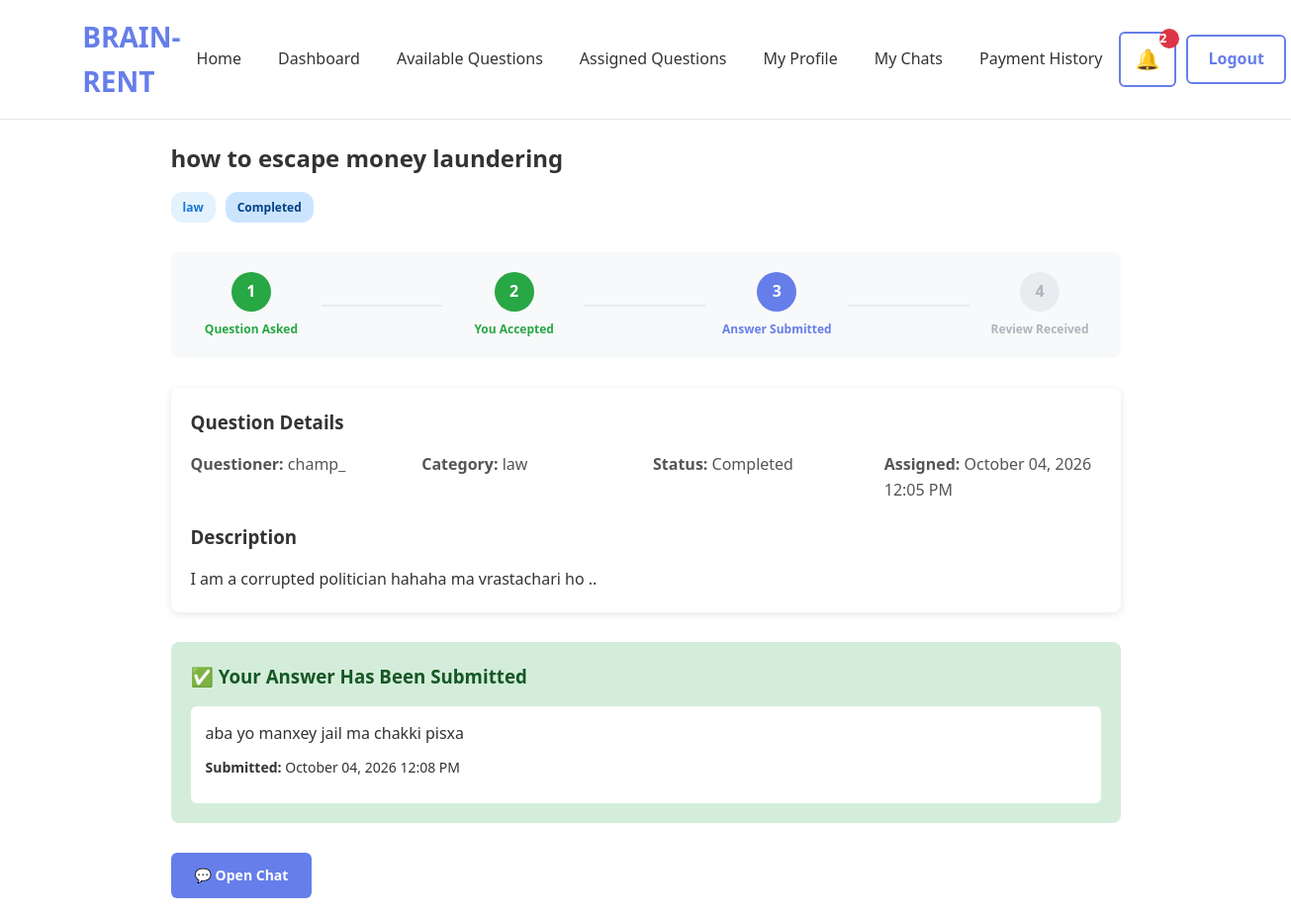
Screenshot of /advisor/questions/9/ (signed in) with the database file from the repository.
### question/models.py (models this page shows, shortened)
class QuestionAssignment(models.Model):
    STATUS_CHOICES = [
        ("invited", "Invited"),
        ("accepted", "Accepted"),
        ("declined", "Declined"),
        ("selected", "Selected"),
        ("completed", "Completed"),
    ]
    question = models.ForeignKey(
        Question,
        on_delete=models.CASCADE,
        related_name="assignments"
    )
    advisor = models.ForeignKey(
        "advisor.AdvisorProfile",
        on_delete=models.CASCADE,
        related_name="assignments"
    )
    status = models.CharField(
        max_length=20,
        choices=STATUS_CHOICES,
        default="invited"
    )
    assigned_at = models.DateTimeField(
        auto_now_add=True
    )
    class Meta:
        unique_together = ("question", "advisor")

class Question(models.Model):
    STATUS_CHOICES = [
        ("pending", "Pending"),
        ("accepted", "Accepted"),
        ("completed", "Completed"),
        ("cancelled", "Cancelled"),
    ]
    questioner = models.ForeignKey(
        settings.AUTH_USER_MODEL,
        on_delete=models.CASCADE,
        related_name="questions"
    )
    category = models.ForeignKey(
        Category,
        on_delete=models.CASCADE,
        related_name="questions"
    )
    title = models.CharField(
        max_length=200
    )
    description = models.TextField()
    status = models.CharField(
        max_length=20,
        choices=STATUS_CHOICES,
        default="pending"
    )
    created_at = models.DateTimeField(
        auto_now_add=True
    )

class Category(models.Model):
    name = models.CharField(
        max_length=100,
        unique=True
    )
    description = models.TextField(
        blank=True
    )
    icon = models.ImageField(
        upload_to="category_icons/",
        blank=True,
        null=True
    )

class Answer(models.Model):
    question = models.OneToOneField(
        Question,
        on_delete=models.CASCADE,
        related_name="answer"
    )
    advisor = models.ForeignKey(
        "advisor.AdvisorProfile",
        on_delete=models.CASCADE,
        related_name="answers"
    )
    content = models.TextField()
    created_at = models.DateTimeField(
        auto_now_add=True
    )
    updated_at = models.DateTimeField(
        auto_now=True
    )

### accounts/models.py (models this page shows, shortened)
class CustomUser(AbstractUser):
    ROLE_CHOICES = [
        ("questioner", "Questioner"),
        ("advisor", "Advisor"),
    ]
    role = models.CharField(
    max_length=20,
    choices=ROLE_CHOICES,
    default="questioner"
 )
    phone_number = models.CharField(
        max_length=15,
        blank=True
    )
    profile_picture = models.ImageField(
        upload_to="profile_pictures/",
        blank=True,
        null=True
    )
    created_at = models.DateTimeField(
        auto_now_add=True
    )
    updated_at = models.DateTimeField(
        auto_now=True
    )

### question/views.py (the view)
@login_required
def advisor_question_detail(request, question_id):
    if request.user.role != "advisor":
        return HttpResponseForbidden("Access Denied")
    profile = get_object_or_404(
        AdvisorProfile,
        user=request.user,
    )
    assignment = get_object_or_404(
        QuestionAssignment,
        advisor=profile,
        question_id=question_id,
    )
    has_answer = Answer.objects.filter(
        question=assignment.question
    ).exists()
    from review.models import Review
    review = Review.objects.filter(
        question=assignment.question
    ).select_related('questioner').first()
    return render(
        request,
        "question/advisor_question_detail.html",
        {
            "assignment": assignment,
            "has_answer": has_answer,
            "review": review,
        },
    )

### templates/question/advisor_question_detail.html (shortened to what this page needs)
{% extends "base.html" %}
{% block content %}
<section class="advisor-question-detail">
    <div class="question-header">
        <h1>{{ assignment.question.title }}</h1>
        <div class="question-meta">
            <span class="category-tag">{{ assignment.question.category.name }}</span>
            <span class="status-tag status-{{ assignment.question.status }}">{{ assignment.question.get_status_display }}</span>
        </div>
    </div>
    <div class="progress-indicator">
        <div class="progress-step completed">
            <div class="step-number">1</div>
            <div class="step-label">Question Asked</div>
        </div>
        <div class="progress-line"></div>
        <div class="progress-step active {% if assignment.question.status == 'completed' %}completed{% endif %}">
            <div class="step-number">2</div>
            <div class="step-label">You Accepted</div>
        </div>
        <div class="progress-line"></div>
        <div class="progress-step {% if assignment.question.status == 'completed' %}active{% endif %} {% if not has_answer %}disabled{% endif %}">
            <div class="step-number">3</div>
            <div class="step-label">Answer Submitted</div>
        </div>
        <div class="progress-line"></div>
        <div class="progress-step {% if review %}active{% endif %} {% if not review %}disabled{% endif %}">
            <div class="step-number">4</div>
            <div class="step-label">Review Received</div>
        </div>
    </div>
    <div class="question-info">
        <h3>Question Details</h3>
        <div class="info-grid">
            <div class="info-item">
                <strong>Questioner:</strong>
                {{ assignment.question.questioner.username }}
            </div>
            <div class="info-item">
                <strong>Category:</strong>
                {{ assignment.question.category.name }}
            </div>
            <div class="info-item">
                <strong>Status:</strong>
                {{ assignment.question.get_status_display }}
            </div>
            <div class="info-item">
                <strong>Assigned:</strong>
                {{ assignment.assigned_at|date:"F d, Y g:i A" }}
            </div>
        </div>
        <h3>Description</h3>
        <p class="description">{{ assignment.question.description }}</p>
    </div>
    {% if has_answer %}
        <div class="answer-submitted">
            <h3>✅ Your Answer Has Been Submitted</h3>
            <div class="answer-preview">
                <p>{{ assignment.question.answer.content|truncatewords:30 }}</p>
                <p class="answer-meta">
                    <strong>Submitted:</strong> {{ assignment.question.answer.created_at|date:"F d, Y g:i A" }}
                </p>
            </div>
        </div>
    {% endif %}
    <div class="action-buttons">
        <a href="{% url 'conversation_detail' assignment.question.id %}" class="btn btn-primary">
            💬 Open Chat
        </a>
    </div>
</section>
{% endblock %}

### static/css/base.css (style rules this page uses)
* { margin: 0; padding: 0; box-sizing: border-box; }
body { font-family: 'Segoe UI', Tahoma, Geneva, Verdana, sans-serif; background: white; color: #333; line-height: 1.6; }

### templates/question/advisor_question_detail.html (style rules this page uses)
.advisor-question-detail { max-width: 1000px; margin: 0 auto; padding: 20px; }
.question-header { margin-bottom: 30px; }
.question-header h1 { color: #333; margin: 0 0 15px 0; }
.question-meta { display: flex; gap: 10px; align-items: center; }
.category-tag { background: #e3f2fd; color: #1976d2; padding: 6px 12px; border-radius: 12px; font-size: 12px; font-weight: 600; }
.status-tag { padding: 6px 12px; border-radius: 12px; font-size: 12px; font-weight: 600; text-transform: capitalize; }
.status-completed { background: #cce5ff; color: #004085; }
.progress-indicator { display: flex; align-items: center; justify-content: space-between; margin: 30px 0; padding: 20px; background: #f8f9fa; border-radius: 8px; }
.progress-step { display: flex; flex-direction: column; align-items: center; text-align: center; flex: 1; }
.step-number { width: 40px; height: 40px; border-radius: 50%; background: #e9ecef; color: #6c757d; display: flex; align-items: center; justify-content: center; font-weight: bold; margin-bottom: 8px; transition: all 0.3s ease; }
.progress-step.active .step-number { background: #667eea; color: white; }
.progress-step.completed .step-number { background: #28a745; color: white; }
.progress-step.disabled .step-number { background: #e9ecef; color: #adb5bd; }
.step-label { font-size: 12px; color: #6c757d; font-weight: 600; }
.progress-step.active .step-label { color: #667eea; }
.progress-step.completed .step-label { color: #28a745; }
.progress-step.disabled .step-label { color: #adb5bd; }
.progress-line { flex: 1; height: 2px; background: #e9ecef; margin: 0 10px; }
.question-info { background: white; padding: 20px; border-radius: 8px; box-shadow: 0 2px 8px rgba(0, 0, 0, 0.1); margin: 30px 0; }
.question-info h3 { color: #333; margin: 0 0 15px 0; }
.info-grid { display: grid; grid-template-columns: repeat(auto-fit, minmax(200px, 1fr)); gap: 15px; margin-bottom: 20px; }
.info-item { color: #555; }
.description { color: #333; line-height: 1.6; margin: 0; }
.answer-submitted { background: #d4edda; padding: 20px; border-radius: 8px; margin: 30px 0; }
.answer-submitted h3 { color: #155724; margin: 0 0 15px 0; }
.answer-preview { background: white; padding: 15px; border-radius: 6px; }
.answer-preview p { color: #333; line-height: 1.6; margin: 0 0 10px 0; }
.answer-meta { color: #666; font-size: 14px; margin: 0; }
.action-buttons { display: flex; gap: 10px; flex-wrap: wrap; margin-top: 30px; }
.btn { padding: 12px 24px; border: none; border-radius: 6px; font-size: 14px; font-weight: 600; cursor: pointer; transition: all 0.2s ease; text-decoration: none; display: inline-block; }
.btn-primary { background: #667eea; color: white; }

### rows the page displays
QuestionAssignment: question "how to escape money laundering", question.category.name "law", question.status "Completed", question.questioner.username "champ_", assigned_at "October 04, 2026 12:05 PM", question.description "I am a corrupted politician hahaha ma vrastachari ho ..", question.answer.content "aba yo manxey jail ma chakki pisxa", question.answer.created_at "October 04, 2026 12:08 PM"
